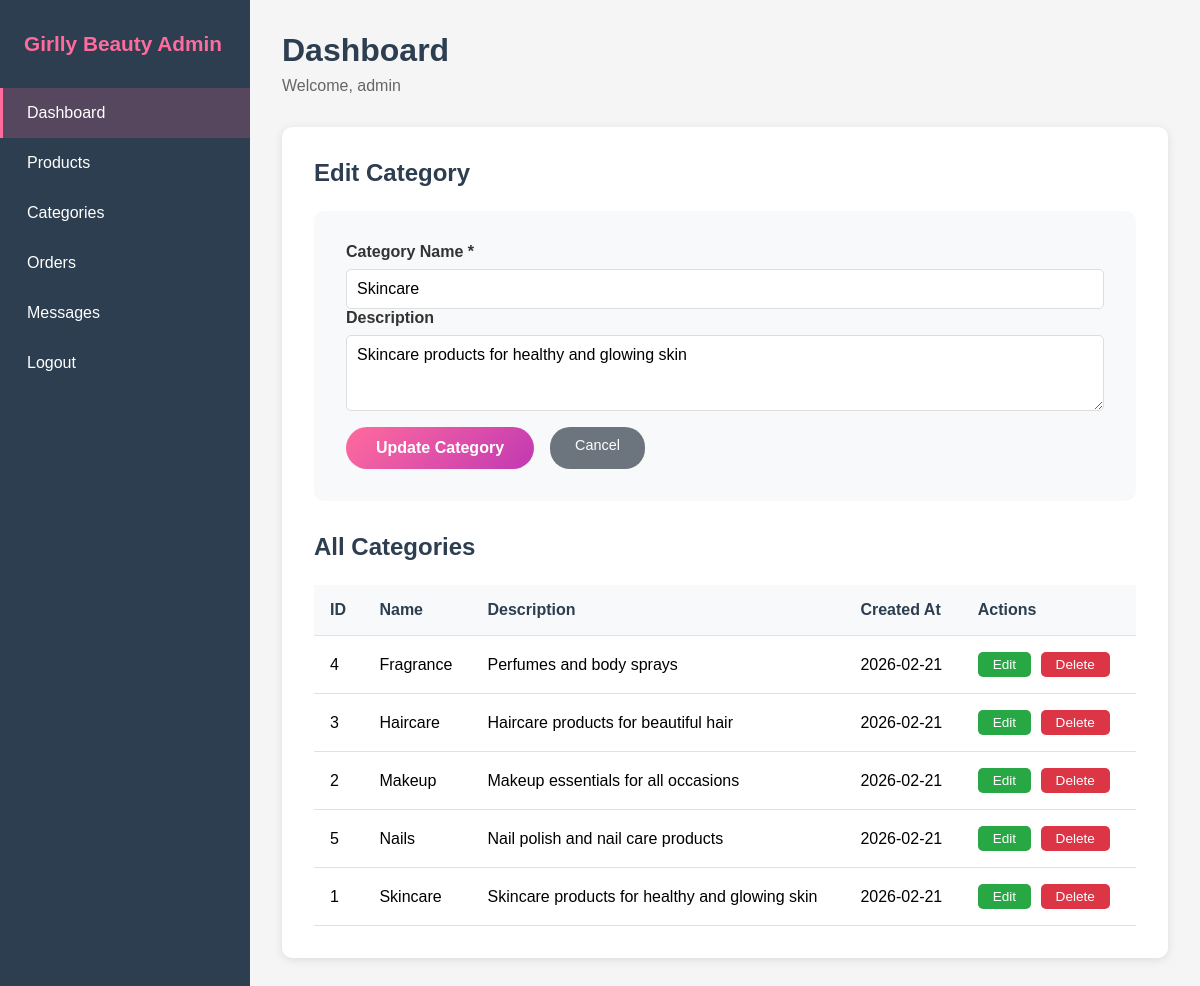
Page /admin/categories.php?edit=1 (signed in) on the committed database.
### tables this page shows
CREATE TABLE IF NOT EXISTS categories (
    id INT AUTO_INCREMENT PRIMARY KEY,
    name VARCHAR(100) NOT NULL,
    description TEXT,
    created_at TIMESTAMP DEFAULT CURRENT_TIMESTAMP
);

### admin/categories.php (the view, shortened to what this page needs)
<?php
require_once '../config/database.php';
$categories = $pdo->query("SELECT * FROM categories ORDER BY name")->fetchAll();
$editCategory = null;
if (isset($_GET['edit'])) {
    $stmt = $pdo->prepare("SELECT * FROM categories WHERE id = :id");
    $stmt->execute([':id' => $_GET['edit']]);
    $editCategory = $stmt->fetch();
}
?>
<?php include 'includes/header.php'; ?>
<div class="admin-content">
    <div class="content-header">
        <h2><?php echo $editCategory ? 'Edit Category' : 'Add New Category'; ?></h2>
    </div>
    <div class="form-container">
        <form method="POST" action="categories.php">
            <div class="form-group">
                <label for="name">Category Name *</label>
                <input type="text" id="name" name="name" value="<?php echo $editCategory ? $editCategory['name'] : ''; ?>" required>
            </div>
            <div class="form-group">
                <label for="description">Description</label>
                <textarea id="description" name="description" rows="3"><?php echo $editCategory ? $editCategory['description'] : ''; ?></textarea>
            </div>
            <div class="form-actions">
                <button type="submit" class="btn-primary"><?php echo $editCategory ? 'Update Category' : 'Add Category'; ?></button>
                <?php if ($editCategory): ?>
                    <a href="categories.php" class="btn-secondary">Cancel</a>
                <?php endif; ?>
            </div>
        </form>
    </div>
    <div class="content-header">
        <h2>All Categories</h2>
    </div>
    <div class="table-container">
        <table class="admin-table">
            <thead>
                <tr>
                    <th>ID</th>
                    <th>Name</th>
                    <th>Description</th>
                    <th>Created At</th>
                    <th>Actions</th>
                </tr>
            </thead>
            <tbody>
                <?php foreach ($categories as $category): ?>
                    <tr>
                        <td><?php echo $category['id']; ?></td>
                        <td><?php echo $category['name']; ?></td>
                        <td><?php echo $category['description']; ?></td>
                        <td><?php echo date('Y-m-d', strtotime($category['created_at'])); ?></td>
                        <td>
                            <a href="categories.php?edit=<?php echo $category['id']; ?>" class="btn-small btn-edit">Edit</a>
                            <a href="categories.php?delete=<?php echo $category['id']; ?>" class="btn-small btn-delete" onclick="return confirm('Are you sure?')">Delete</a>
                        </td>
                    </tr>
                <?php endforeach; ?>
            </tbody>
        </table>
    </div>
</div>
<?php include 'includes/footer.php'; ?>

### assets/css/admin.css (style rules this page uses)
* { margin: 0; padding: 0; box-sizing: border-box; }
body { font-family: 'Arial', sans-serif; background: #f5f5f5; }
.form-group { display: flex; flex-direction: column; }
.form-group label { margin-bottom: 0.5rem; font-weight: bold; color: #333; }
.form-group input, .form-group textarea, .form-group select { padding: 10px; border: 1px solid #ddd; border-radius: 5px; font-family: inherit; font-size: 1rem; }
.btn-primary { background: linear-gradient(135deg, #ff6b9d 0%, #c239b3 100%); color: white; padding: 12px 30px; border: none; border-radius: 25px; font-size: 1rem; font-weight: bold; cursor: pointer; transition: transform 0.3s, box-shadow 0.3s; }
.btn-secondary { background: #6c757d; color: white; padding: 10px 25px; border: none; border-radius: 20px; font-size: 0.9rem; cursor: pointer; text-decoration: none; display: inline-block; transition: background 0.3s; }
.admin-content { background: white; padding: 2rem; border-radius: 10px; box-shadow: 0 2px 10px rgba(0,0,0,0.1); }
.content-header { display: flex; justify-content: space-between; align-items: center; margin-bottom: 1.5rem; }
.content-header h2, .content-header h3 { color: #2c3e50; }
.form-container { background: #f8f9fa; padding: 2rem; border-radius: 10px; margin-bottom: 2rem; }
.form-actions { display: flex; gap: 1rem; margin-top: 1rem; }
.table-container { overflow-x: auto; }
.admin-table { width: 100%; border-collapse: collapse; background: white; }
.admin-table thead { background: #f8f9fa; }
.admin-table th, .admin-table td { padding: 1rem; text-align: left; border-bottom: 1px solid #dee2e6; }
.admin-table th { font-weight: bold; color: #2c3e50; }
.btn-small { padding: 5px 15px; border-radius: 5px; text-decoration: none; font-size: 0.85rem; display: inline-block; margin-right: 5px; background: #007bff; color: white; border: none; cursor: pointer; }
.btn-edit { background: #28a745; }
.btn-delete { background: #dc3545; }

### rows in the picture
categories: name "Skincare", description "Skincare products for healthy and glowing skin", id "1", created_at "2026-02-21"
categories: id "4", name "Fragrance", description "Perfumes and body sprays", created_at "2026-02-21"
categories: id "3", name "Haircare", description "Haircare products for beautiful hair", created_at "2026-02-21"
categories: id "2", name "Makeup", description "Makeup essentials for all occasions", created_at "2026-02-21"
categories: id "5", name "Nails", description "Nail polish and nail care products", created_at "2026-02-21"

### other values in the picture
$_SESSION['admin_username'] "admin"
